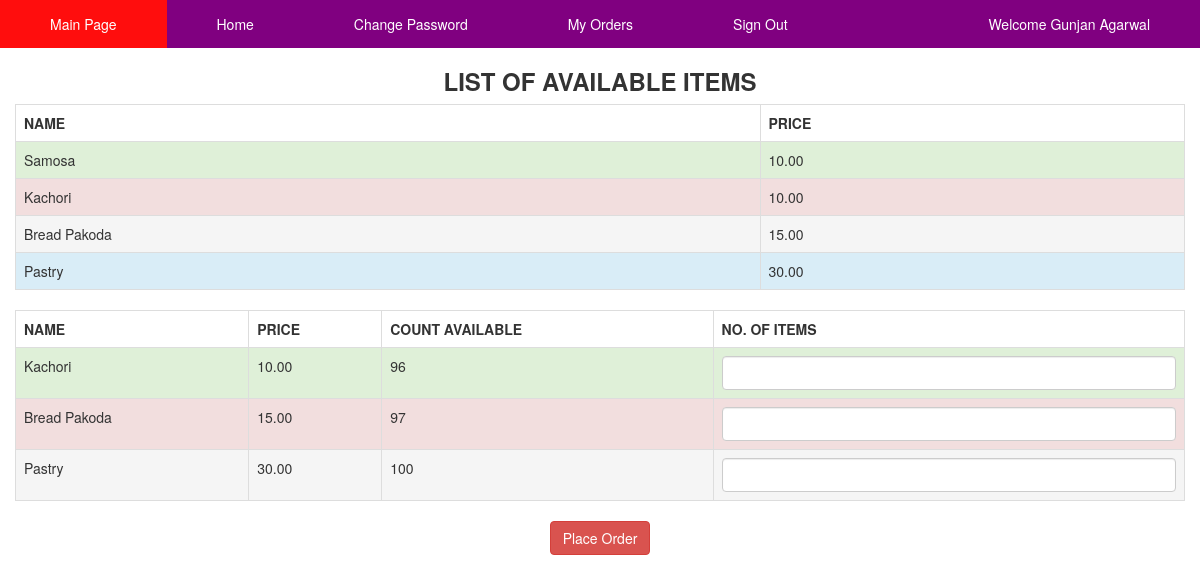
/home.php (signed in), run on the app's committed database.
### tables this page shows
CREATE TABLE `items` (
  `item_code` int(11) NOT NULL,
  `item_name` varchar(40) NOT NULL,
  `price` decimal(7,2) DEFAULT NULL,
  `tt_make` int(11) DEFAULT NULL,
  `availability` enum('0','1') DEFAULT '1',
  `count` int(11) DEFAULT NULL
);

### home.php (the view, shortened to what this page needs)
<?php
	require('header.php');
	$tblcolor = array("success", "danger", "active", "info", "warning");
	$tbi=0;
	$item_qry = "Select * from items where availability='1' and count>0;";
	$execute = mysqli_query($link, $item_qry);
	$num = mysqli_num_rows($execute);
?>
<div class = "container">
	<div class="row">
		<div class="table-responsive">
			<table class="table table-bordered table-hover">
				<h3><center><b>LIST OF AVAILABLE ITEMS</b></center></h3>
				<tr class="default">
					<th>NAME</th>
					<th>PRICE</th>
				</tr>
				<?php
					if($num>0){
						while($result=mysqli_fetch_array($execute)){
				?>
				<tr class="<?php echo $tblcolor[$tbi]; $tbi=($tbi+1)%5; ?>">
					<td><?php echo $result['item_name']; ?></td>
					<td><?php echo $result['price']; ?></td>
				</tr>
				<?php
						}
					}
				?>
			</table>
		</div>
	</div>
	<?php $tbi=0; ?>
	<div class="row">
		<form method="post">
			<div class="table-responsive">
			<table class="table table-hover table-bordered">
				<tr class="default">
					<th>NAME</th>
					<th>PRICE</th>
					<th>COUNT AVAILABLE</th>
					<th>NO. OF ITEMS</th>
				</tr>
				<?php
					$item_qry2 = "Select * from items where availability='1' and tt_make!=0 and count>0;";
					$execute = mysqli_query($link, $item_qry2);
					$num = mysqli_num_rows($execute);
					if($num>0){
						while($result=mysqli_fetch_array($execute)){
				?>
				<tr class="<?php echo $tblcolor[$tbi]; $tbi=($tbi+1)%5; ?>">
					<td><?php echo $result['item_name'];?></td>
					<td><?php echo $result['price']; ?></td>
					<td><?php echo $result['count']; ?></td>
					<td><input type="text" class="form-control" name=<?php echo "'".$result['item_code']."_count'"; ?> id=<?php echo "'".$result['item_code']."_countid'"; ?>></td>
				</tr>
				<?php
						}
					}
				?>
			</table>
			</div>
			<center><input type="submit" class="btn btn-danger" name="placeorder" value="Place Order"></center>
		</form>
	</div>
</div>

### data on the page
items: item_name "Samosa", price "10.00"
items: item_name "Kachori", price "10.00", count "96"
items: item_name "Bread Pakoda", price "15.00", count "97"
items: item_name "Pastry", price "30.00", count "100"

### other printed values
$_SESSION['username'] "Gunjan Agarwal"
